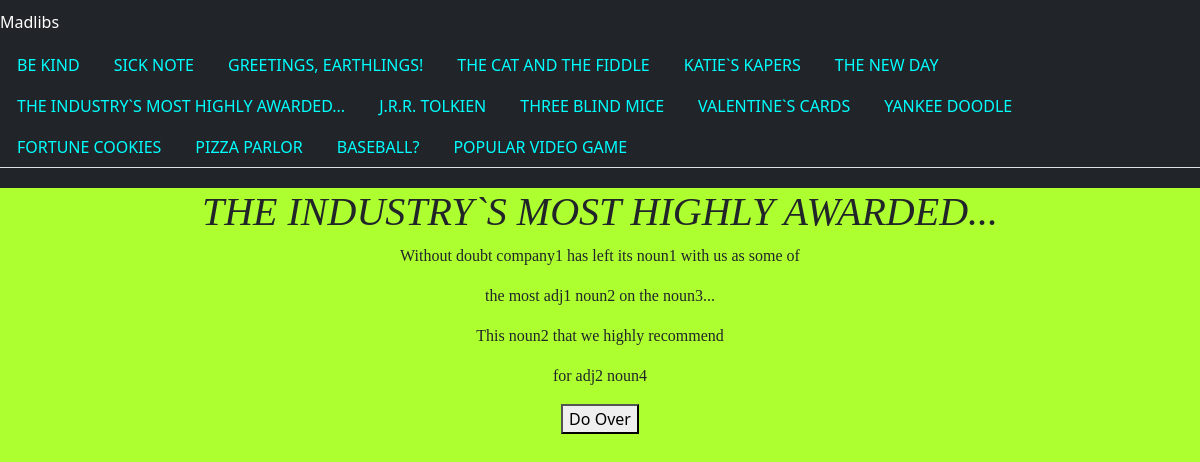
The page /MadLibDatabase/industry_award/ on the database as committed earlier.
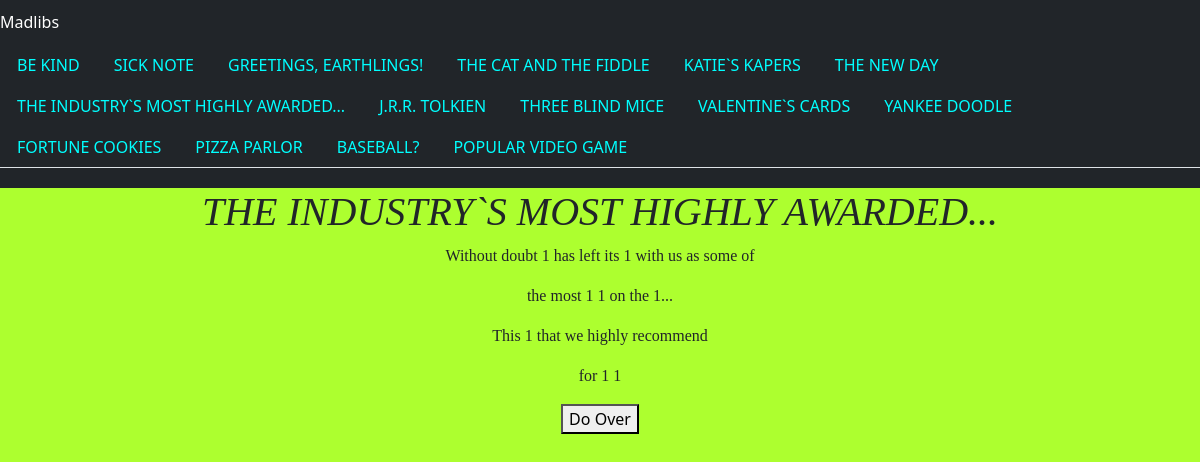
The same page on the database as committed later.
### MadlibDatabase/models.py (models this page shows)
class IndustryAward(models.Model):
    IndustryAward_company1 = models.CharField(max_length=200)
    IndustryAward_noun1 = models.CharField(max_length=200)
    IndustryAward_noun2 = models.CharField(max_length=200)
    IndustryAward_noun3 = models.CharField(max_length=200)
    IndustryAward_noun4 = models.CharField(max_length=200)
    IndustryAward_adj1 = models.CharField(max_length=200)
    IndustryAward_adj2 = models.CharField(max_length=200)

### MadlibDatabase/views.py (the view)
# urls.py: path('industry_award/', views.industry_award, name="industry_award"),
def industry_award(request):
    industry_award_list = IndustryAward.objects.all()
    context = {
        'industry_award_list': industry_award_list,
    }
    return render(request, 'industry_award/madlibs.html', context)

### MadlibDatabase/templates/industry_award/madlibs.html (shortened to what this page needs)
{% extends 'base.html' %}
{% block body %}
    <h1>THE INDUSTRY`S MOST HIGHLY AWARDED...</h1>
    {% with industry_award_list|first as first_object %}
        <p>Without doubt {{ first_object.IndustryAward_company1 }} has left its {{ first_object.IndustryAward_noun1 }} with us as some of </p>
        <p>the most {{ first_object.IndustryAward_adj1 }} {{ first_object.IndustryAward_noun2 }} on the {{ first_object.IndustryAward_noun3 }}... </p>
        <p>This {{ first_object.IndustryAward_noun2 }} that we highly recommend </p>
        <p>for {{ first_object.IndustryAward_adj2 }} {{ first_object.IndustryAward_noun4 }}</p>
    {% endwith %}
    <a href="{% url 'industry_award_form' %}"><button type="reset">Do Over</button></a>
{% endblock %}

Rows that differ between the two databases and show on the page:
removed IndustryAward: IndustryAward_company1 "company1", IndustryAward_noun1 "noun1", IndustryAward_adj1 "adj1", IndustryAward_noun2 "noun2", IndustryAward_noun3 "noun3", IndustryAward_adj2 "adj2", IndustryAward_noun4 "noun4"
added IndustryAward: IndustryAward_company1 "1", IndustryAward_noun1 "1", IndustryAward_adj1 "1", IndustryAward_noun2 "1", IndustryAward_noun3 "1", IndustryAward_adj2 "1", IndustryAward_noun4 "1"
